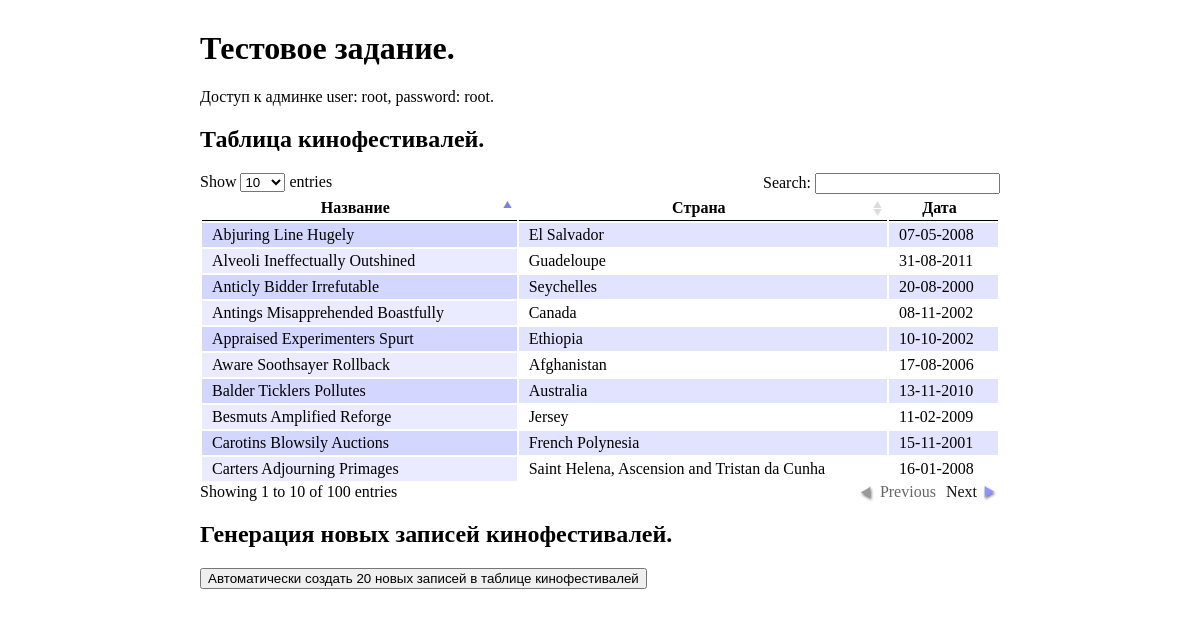
The page / on the database its author committed.
### catalog/models.py (models this page shows, shortened)
class Catalog(models.Model):
    name = models.CharField(max_length=10, verbose_name=u'Название')
    country = models.TextField(verbose_name=u'Страна')
    date = models.DateField(verbose_name=u'Дата начала')
    class Meta:
        verbose_name = (u'Кинофестиваль')
        verbose_name_plural = (u'Кинофестивали')
        ordering = ('name',)

### catalog/views.py (the view)
# urls.py: url(r'^$', CatalogList.as_view(), name='home'),
class CatalogList(ListView):
    model = Catalog
    def get(self, request, *args, **kwargs):
        if 'generate' in request.GET:
            generate_records(20)
        return super(CatalogList, self).get(request, *args, **kwargs)

### catalog/templates/catalog/catalog_list.html (shortened to what this page needs)
<!DOCTYPE html PUBLIC "-//W3C//DTD XHTML 1.0 Strict//EN"
	"http://www.w3.org/TR/xhtml1/DTD/xhtml1-strict.dtd">
<html xmlns="http://www.w3.org/1999/xhtml" xml:lang="en" lang="en">
<head>
</head>
<body>
    <div id="container">
        <h1>Тестовое задание.</h1>
        <div>Доступ к админке user: root, password: root.</div>
        <h2>Таблица кинофестивалей.</h2>
        <table id="catalog" class="display dataTable">
            <thead>
                <tr>
                    <th>Название</th>
                    <th>Страна</th>
                    <th>Дата</th>
                </tr>
            </thead>
            {% for item in object_list %}
            <tr>
                <td>{{ item.name }}</td><td>{{ item.country }}</td><td>{{ item.date|date:"d-m-Y" }}</td>
            </tr>
            {% endfor %}
        </table>
        <br/>
        <h2>Генерация новых записей кинофестивалей.</h2>
        <div>
            <form action="{% url 'home' %}" method="GET">
                <input type="submit" value="Автоматически создать 20 новых записей в таблице кинофестивалей">
            </form>
        </div>
    </div>
</body>
</html>

### static/datatables/css/demo_table.css (style rules this page uses)
table.display { margin: 0 auto; clear: both; width: 100%; }
table.display thead th { padding: 3px 18px 3px 10px; border-bottom: 1px solid black; font-weight: bold; cursor: pointer; * cursor: hand; }
table.display td { padding: 3px 10px; }
.sorting_asc { background: url('../images/sort_asc.png') no-repeat center right; }
.sorting { background: url('../images/sort_both.png') no-repeat center right; }
tr.odd { background-color: #E2E4FF; }
tr.even { background-color: white; }
tr.odd td.sorting_1 { background-color: #D3D6FF; }
tr.even td.sorting_1 { background-color: #EAEBFF; }

### catalog/templates/catalog/catalog_list.html (style rules this page uses)
#container { margin: 30px auto; padding: 0; width: 800px; }

### rows shown on the page
Catalog: name "Abjuring Line Hugely", country "El Salvador", date "07-05-2008"
Catalog: name "Alveoli Ineffectually Outshined", country "Guadeloupe", date "31-08-2011"
Catalog: name "Anticly Bidder Irrefutable", country "Seychelles", date "20-08-2000"
Catalog: name "Antings Misapprehended Boastfully", country "Canada", date "08-11-2002"
Catalog: name "Appraised Experimenters Spurt", country "Ethiopia", date "10-10-2002"
Catalog: name "Aware Soothsayer Rollback", country "Afghanistan", date "17-08-2006"
Catalog: name "Balder Ticklers Pollutes", country "Australia", date "13-11-2010"
Catalog: name "Besmuts Amplified Reforge", country "Jersey", date "11-02-2009"
Catalog: name "Carotins Blowsily Auctions", country "French Polynesia", date "15-11-2001"
Catalog: name "Carters Adjourning Primages", country "Saint Helena, Ascension and Tristan da Cunha", date "16-01-2008"
